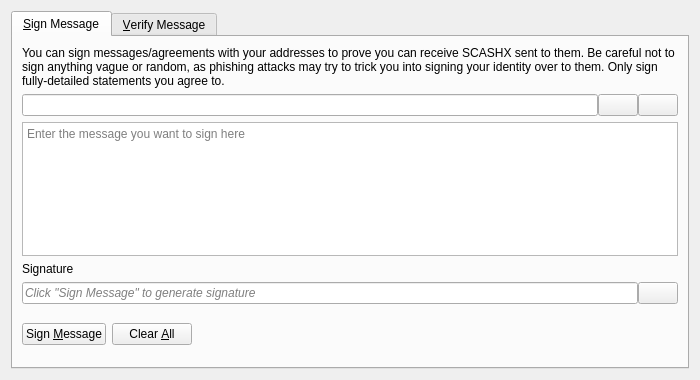
<?xml version="1.0" encoding="UTF-8"?>
<ui version="4.0">
 <class>SignVerifyMessageDialog</class>
 <widget class="QDialog" name="SignVerifyMessageDialog">
  <property name="geometry">
   <rect>
    <x>0</x>
    <y>0</y>
    <width>700</width>
    <height>380</height>
   </rect>
  </property>
  <property name="windowTitle">
   <string>Signatures - Sign / Verify a Message</string>
  </property>
  <property name="modal">
   <bool>true</bool>
  </property>
  <layout class="QVBoxLayout" name="verticalLayout">
   <item>
    <widget class="QTabWidget" name="tabWidget">
     <property name="currentIndex">
      <number>0</number>
     </property>
     <widget class="QWidget" name="tabSignMessage">
      <attribute name="title">
       <string>&amp;Sign Message</string>
      </attribute>
      <layout class="QVBoxLayout" name="verticalLayout_SM">
       <item>
        <widget class="QLabel" name="infoLabel_SM">
         <property name="text">
          <string>You can sign messages/agreements with your addresses to prove you can receive SCASHX sent to them. Be careful not to sign anything vague or random, as phishing attacks may try to trick you into signing your identity over to them. Only sign fully-detailed statements you agree to.</string>
         </property>
         <property name="textFormat">
          <enum>Qt::PlainText</enum>
         </property>
         <property name="wordWrap">
          <bool>true</bool>
         </property>
        </widget>
       </item>
       <item>
        <layout class="QHBoxLayout" name="horizontalLayout_1_SM">
         <property name="spacing">
          <number>0</number>
         </property>
         <item>
          <widget class="QValidatedLineEdit" name="addressIn_SM">
           <property name="toolTip">
            <string>The Bitcoin address to sign the message with</string>
           </property>
          </widget>
         </item>
         <item>
          <widget class="QPushButton" name="addressBookButton_SM">
           <property name="toolTip">
            <string>Choose previously used address</string>
           </property>
           <property name="text">
            <string/>
           </property>
           <property name="icon">
            <iconset resource="../bitcoin.qrc">
             <normaloff>:/icons/address-book</normaloff>:/icons/address-book</iconset>
           </property>
           <property name="shortcut">
            <string>Alt+A</string>
           </property>
           <property name="autoDefault">
            <bool>false</bool>
           </property>
          </widget>
         </item>
         <item>
          <widget class="QPushButton" name="pasteButton_SM">
           <property name="toolTip">
            <string>Paste address from clipboard</string>
           </property>
           <property name="text">
            <string/>
           </property>
           <property name="icon">
            <iconset resource="../bitcoin.qrc">
             <normaloff>:/icons/editpaste</normaloff>:/icons/editpaste</iconset>
           </property>
           <property name="shortcut">
            <string>Alt+P</string>
           </property>
           <property name="autoDefault">
            <bool>false</bool>
           </property>
          </widget>
         </item>
        </layout>
       </item>
       <item>
        <widget class="QPlainTextEdit" name="messageIn_SM">
         <property name="toolTip">
          <string>Enter the message you want to sign here</string>
         </property>
         <property name="placeholderText">
          <string>Enter the message you want to sign here</string>
         </property>
        </widget>
       </item>
       <item>
        <widget class="QLabel" name="signatureLabel_SM">
         <property name="text">
          <string>Signature</string>
         </property>
         <property name="textFormat">
          <enum>Qt::PlainText</enum>
         </property>
        </widget>
       </item>
       <item>
        <layout class="QHBoxLayout" name="horizontalLayout_2_SM">
         <property name="spacing">
          <number>0</number>
         </property>
         <item>
          <widget class="QLineEdit" name="signatureOut_SM">
           <property name="placeholderText">
            <string>Click "Sign Message" to generate signature</string>
           </property>
           <property name="font">
            <font>
             <italic>true</italic>
            </font>
           </property>
           <property name="readOnly">
            <bool>true</bool>
           </property>
          </widget>
         </item>
         <item>
          <widget class="QPushButton" name="copySignatureButton_SM">
           <property name="toolTip">
            <string>Copy the current signature to the system clipboard</string>
           </property>
           <property name="text">
            <string/>
           </property>
           <property name="icon">
            <iconset resource="../bitcoin.qrc">
             <normaloff>:/icons/editcopy</normaloff>:/icons/editcopy</iconset>
           </property>
           <property name="autoDefault">
            <bool>false</bool>
           </property>
          </widget>
         </item>
        </layout>
       </item>
       <item>
        <layout class="QHBoxLayout" name="horizontalLayout_3_SM">
         <item>
          <widget class="QPushButton" name="signMessageButton_SM">
           <property name="toolTip">
            <string>Sign the message to prove you own this Bitcoin address</string>
           </property>
           <property name="text">
            <string>Sign &amp;Message</string>
           </property>
           <property name="icon">
            <iconset resource="../bitcoin.qrc">
             <normaloff>:/icons/edit</normaloff>:/icons/edit</iconset>
           </property>
           <property name="autoDefault">
            <bool>false</bool>
           </property>
          </widget>
         </item>
         <item>
          <widget class="QPushButton" name="clearButton_SM">
           <property name="toolTip">
            <string>Reset all sign message fields</string>
           </property>
           <property name="text">
            <string>Clear &amp;All</string>
           </property>
           <property name="icon">
            <iconset resource="../bitcoin.qrc">
             <normaloff>:/icons/remove</normaloff>:/icons/remove</iconset>
           </property>
           <property name="autoDefault">
            <bool>false</bool>
           </property>
          </widget>
         </item>
         <item>
          <spacer name="horizontalSpacer_1_SM">
           <property name="orientation">
            <enum>Qt::Horizontal</enum>
           </property>
           <property name="sizeHint" stdset="0">
            <size>
             <width>40</width>
             <height>48</height>
            </size>
           </property>
          </spacer>
         </item>
         <item>
          <widget class="QLabel" name="statusLabel_SM">
           <property name="font">
            <font>
             <weight>75</weight>
             <bold>true</bold>
            </font>
           </property>
           <property name="text">
            <string/>
           </property>
           <property name="wordWrap">
            <bool>true</bool>
           </property>
          </widget>
         </item>
         <item>
          <spacer name="horizontalSpacer_2_SM">
           <property name="orientation">
            <enum>Qt::Horizontal</enum>
           </property>
           <property name="sizeHint" stdset="0">
            <size>
             <width>40</width>
             <height>48</height>
            </size>
           </property>
          </spacer>
         </item>
        </layout>
       </item>
      </layout>
     </widget>
     <widget class="QWidget" name="tabVerifyMessage">
      <attribute name="title">
       <string>&amp;Verify Message</string>
      </attribute>
      <layout class="QVBoxLayout" name="verticalLayout_VM">
       <item>
        <widget class="QLabel" name="infoLabel_VM">
         <property name="text">
          <string>Enter the receiver's address, message (ensure you copy line breaks, spaces, tabs, etc. exactly) and signature below to verify the message. Be careful not to read more into the signature than what is in the signed message itself, to avoid being tricked by a man-in-the-middle attack. Note that this only proves the signing party receives with the address, it cannot prove sendership of any transaction!</string>
         </property>
         <property name="textFormat">
          <enum>Qt::PlainText</enum>
         </property>
         <property name="alignment">
          <set>Qt::AlignLeading|Qt::AlignLeft|Qt::AlignTop</set>
         </property>
         <property name="wordWrap">
          <bool>true</bool>
         </property>
        </widget>
       </item>
       <item>
        <layout class="QHBoxLayout" name="horizontalLayout_1_VM">
         <property name="spacing">
          <number>0</number>
         </property>
         <item>
          <widget class="QValidatedLineEdit" name="addressIn_VM">
           <property name="toolTip">
            <string>The Bitcoin address the message was signed with</string>
           </property>
          </widget>
         </item>
         <item>
          <widget class="QPushButton" name="addressBookButton_VM">
           <property name="toolTip">
            <string>Choose previously used address</string>
           </property>
           <property name="text">
            <string/>
           </property>
           <property name="icon">
            <iconset resource="../bitcoin.qrc">
             <normaloff>:/icons/address-book</normaloff>:/icons/address-book</iconset>
           </property>
           <property name="shortcut">
            <string>Alt+A</string>
           </property>
           <property name="autoDefault">
            <bool>false</bool>
           </property>
          </widget>
         </item>
        </layout>
       </item>
       <item>
        <widget class="QPlainTextEdit" name="messageIn_VM">
          <property name="toolTip">
            <string>The signed message to verify</string>
          </property>
          <property name="placeholderText">
            <string>The signed message to verify</string>
          </property>
        </widget>
       </item>
       <item>
        <widget class="QValidatedLineEdit" name="signatureIn_VM">
          <property name="toolTip">
            <string>The signature given when the message was signed</string>
          </property>
          <property name="placeholderText">
            <string>The signature given when the message was signed</string>
          </property>
        </widget>
       </item>
       <item>
        <layout class="QHBoxLayout" name="horizontalLayout_2_VM">
         <item>
          <widget class="QPushButton" name="verifyMessageButton_VM">
           <property name="toolTip">
            <string>Verify the message to ensure it was signed with the specified Bitcoin address</string>
           </property>
           <property name="text">
            <string>Verify &amp;Message</string>
           </property>
           <property name="icon">
            <iconset resource="../bitcoin.qrc">
             <normaloff>:/icons/transaction_0</normaloff>:/icons/transaction_0</iconset>
           </property>
           <property name="autoDefault">
            <bool>false</bool>
           </property>
          </widget>
         </item>
         <item>
          <widget class="QPushButton" name="clearButton_VM">
           <property name="toolTip">
            <string>Reset all verify message fields</string>
           </property>
           <property name="text">
            <string>Clear &amp;All</string>
           </property>
           <property name="icon">
            <iconset resource="../bitcoin.qrc">
             <normaloff>:/icons/remove</normaloff>:/icons/remove</iconset>
           </property>
           <property name="autoDefault">
            <bool>false</bool>
           </property>
          </widget>
         </item>
         <item>
          <spacer name="horizontalSpacer_1_VM">
           <property name="orientation">
            <enum>Qt::Horizontal</enum>
           </property>
           <property name="sizeHint" stdset="0">
            <size>
             <width>40</width>
             <height>48</height>
            </size>
           </property>
          </spacer>
         </item>
         <item>
          <widget class="QLabel" name="statusLabel_VM">
           <property name="font">
            <font>
             <weight>75</weight>
             <bold>true</bold>
            </font>
           </property>
           <property name="text">
            <string/>
           </property>
           <property name="wordWrap">
            <bool>true</bool>
           </property>
          </widget>
         </item>
         <item>
          <spacer name="horizontalSpacer_2_VM">
           <property name="orientation">
            <enum>Qt::Horizontal</enum>
           </property>
           <property name="sizeHint" stdset="0">
            <size>
             <width>40</width>
             <height>48</height>
            </size>
           </property>
          </spacer>
         </item>
        </layout>
       </item>
      </layout>
     </widget>
    </widget>
   </item>
  </layout>
 </widget>
 <customwidgets>
  <customwidget>
   <class>QValidatedLineEdit</class>
   <extends>QLineEdit</extends>
   <header>qt/qvalidatedlineedit.h</header>
  </customwidget>
 </customwidgets>
 <resources>
  <include location="../bitcoin.qrc"/>
 </resources>
 <connections/>
</ui>
